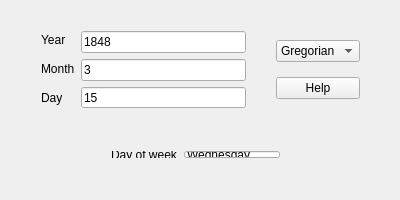
<?xml version="1.0" encoding="UTF-8"?>
<ui version="4.0">
 <class>ZellerGUI</class>
 <widget class="QMainWindow" name="ZellerGUI">
  <property name="enabled">
   <bool>true</bool>
  </property>
  <property name="geometry">
   <rect>
    <x>0</x>
    <y>0</y>
    <width>400</width>
    <height>200</height>
   </rect>
  </property>
  <property name="sizePolicy">
   <sizepolicy hsizetype="Preferred" vsizetype="Preferred">
    <horstretch>0</horstretch>
    <verstretch>0</verstretch>
   </sizepolicy>
  </property>
  <property name="minimumSize">
   <size>
    <width>400</width>
    <height>200</height>
   </size>
  </property>
  <property name="maximumSize">
   <size>
    <width>400</width>
    <height>200</height>
   </size>
  </property>
  <property name="baseSize">
   <size>
    <width>0</width>
    <height>0</height>
   </size>
  </property>
  <property name="windowTitle">
   <string>Day of week</string>
  </property>
  <property name="windowOpacity">
   <double>1.000000000000000</double>
  </property>
  <widget class="QWidget" name="centralWidget">
   <widget class="QWidget" name="layoutWidget">
    <property name="geometry">
     <rect>
      <x>30</x>
      <y>20</y>
      <width>341</width>
      <height>99</height>
     </rect>
    </property>
    <layout class="QHBoxLayout" name="horizontalLayout_2">
     <property name="spacing">
      <number>30</number>
     </property>
     <item>
      <layout class="QHBoxLayout" name="horizontalLayout">
       <item>
        <layout class="QVBoxLayout" name="verticalLayout">
         <property name="spacing">
          <number>10</number>
         </property>
         <item>
          <widget class="QLabel" name="yearLabel">
           <property name="toolTip">
            <string>&lt;html&gt;&lt;head/&gt;&lt;body&gt;&lt;p&gt;Year of interest&lt;/p&gt;&lt;/body&gt;&lt;/html&gt;</string>
           </property>
           <property name="text">
            <string>&lt;html&gt;&lt;head/&gt;&lt;body&gt;&lt;p&gt;Year&lt;/p&gt;&lt;/body&gt;&lt;/html&gt;</string>
           </property>
          </widget>
         </item>
         <item>
          <widget class="QLabel" name="monthLabel">
           <property name="toolTip">
            <string>&lt;html&gt;&lt;head/&gt;&lt;body&gt;&lt;p&gt;Month of interest&lt;/p&gt;&lt;/body&gt;&lt;/html&gt;</string>
           </property>
           <property name="text">
            <string>&lt;html&gt;&lt;head/&gt;&lt;body&gt;&lt;p&gt;Month&lt;/p&gt;&lt;/body&gt;&lt;/html&gt;</string>
           </property>
          </widget>
         </item>
         <item>
          <widget class="QLabel" name="dayLabel">
           <property name="toolTip">
            <string>&lt;html&gt;&lt;head/&gt;&lt;body&gt;&lt;p&gt;Day of interest&lt;/p&gt;&lt;/body&gt;&lt;/html&gt;</string>
           </property>
           <property name="text">
            <string>&lt;html&gt;&lt;head/&gt;&lt;body&gt;&lt;p&gt;Day&lt;/p&gt;&lt;/body&gt;&lt;/html&gt;</string>
           </property>
          </widget>
         </item>
        </layout>
       </item>
       <item>
        <layout class="QVBoxLayout" name="verticalLayout_2">
         <item>
          <widget class="QLineEdit" name="yearEdit">
           <property name="text">
            <string>1848</string>
           </property>
          </widget>
         </item>
         <item>
          <widget class="QLineEdit" name="monthEdit">
           <property name="text">
            <string>3</string>
           </property>
          </widget>
         </item>
         <item>
          <widget class="QLineEdit" name="dayEdit">
           <property name="text">
            <string>15</string>
           </property>
          </widget>
         </item>
        </layout>
       </item>
      </layout>
     </item>
     <item>
      <layout class="QVBoxLayout" name="verticalLayout_3">
       <item>
        <widget class="QComboBox" name="calendarCombo">
         <property name="toolTip">
          <string>&lt;html&gt;&lt;head/&gt;&lt;body&gt;&lt;p&gt;Gregorian or Julian calendar&lt;/p&gt;&lt;/body&gt;&lt;/html&gt;</string>
         </property>
         <item>
          <property name="text">
           <string>Gregorian</string>
          </property>
         </item>
         <item>
          <property name="text">
           <string>Julian</string>
          </property>
         </item>
        </widget>
       </item>
       <item>
        <widget class="QPushButton" name="helpPushButton">
         <property name="toolTip">
          <string>&lt;html&gt;&lt;head/&gt;&lt;body&gt;&lt;p&gt;Click for help&lt;/p&gt;&lt;/body&gt;&lt;/html&gt;</string>
         </property>
         <property name="text">
          <string>Help</string>
         </property>
        </widget>
       </item>
      </layout>
     </item>
    </layout>
   </widget>
   <widget class="QWidget" name="">
    <property name="geometry">
     <rect>
      <x>100</x>
      <y>140</y>
      <width>191</width>
      <height>29</height>
     </rect>
    </property>
    <layout class="QHBoxLayout" name="horizontalLayout_3">
     <item>
      <widget class="QLabel" name="label">
       <property name="text">
        <string>Day of week</string>
       </property>
      </widget>
     </item>
     <item>
      <widget class="QLineEdit" name="resultEdit">
       <property name="text">
        <string>Wednesday</string>
       </property>
       <property name="readOnly">
        <bool>true</bool>
       </property>
      </widget>
     </item>
    </layout>
   </widget>
  </widget>
 </widget>
 <layoutdefault spacing="6" margin="11"/>
 <resources/>
 <connections/>
</ui>
